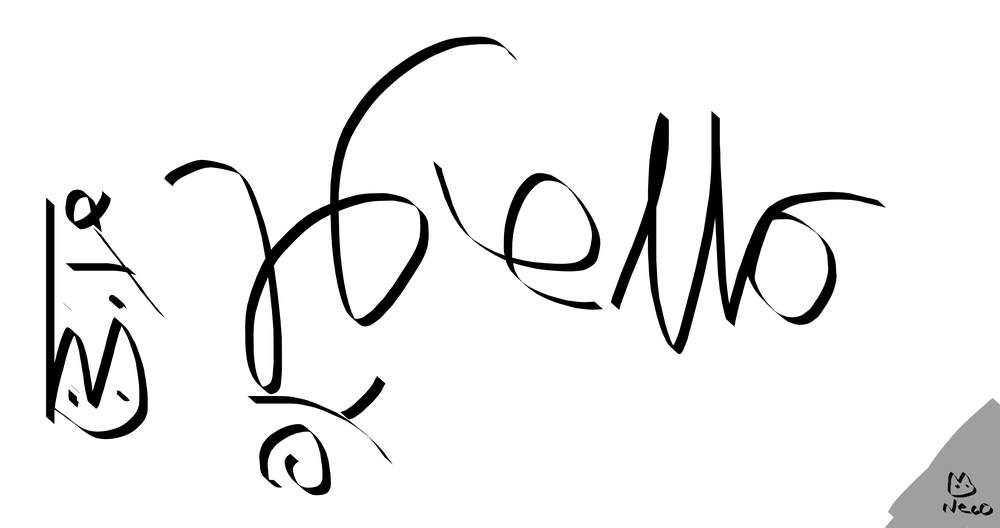
#> input picture hello_bye.png, 1000 x 528 px, shrunk from 6300 x 3329 before the run, found by its file name; the run also reads 1 picture not shown here
$ jupyter execute --allow-errors explore.ipynb
#> lines starting #> are read from the running program, lines starting #| are printed output that depends on the picture
[cell 1]
import os
from dotenv import load_dotenv
from web3 import Web3

from story_protocol_python_sdk import StoryClient

[cell 2]
load_dotenv()
private_key = os.getenv('WALLET_PRIVATE_KEY')
rpc_url = os.getenv('RPC_PROVIDER_URL')

# Initialize Web3
#> (the rest of this cell did not finish here and is left out)

#> (a cell that did not finish here is left out)

#> (a cell that did not finish here is left out)

#> (a cell that did not finish here is left out)

#> (a cell that did not finish here is left out)

#> (a cell that did not finish here is left out)

#> (a cell that did not finish here is left out)

#> (a cell that did not finish here is left out)

[cell 10]
try:
  response_a = story_client.License.attachLicenseTerms(
    ip_id="0x234B4a0bBC330598aCe669616B9Eff465bd4F3ea",
    license_template="0x260B6CB6284c89dbE660c0004233f7bB99B5edE7",
    license_terms_id=3
  )
  print(f"Attached License Terms to IPA at transaction hash {response_a['txHash']}.")
except Exception as e:
  print("License Terms already attached to this IPA")

[cell 11]
import cv2
import numpy as np

[cell 12]
def concatenate_images_opencv(image_paths, horizontal=True):
#> called with horizontal = False
    images = [cv2.imread(img_path) for img_path in image_paths]
#> images = 3 items

    if horizontal:
        concatenated_image = np.hstack(images)
    else:
        concatenated_image = np.vstack(images)
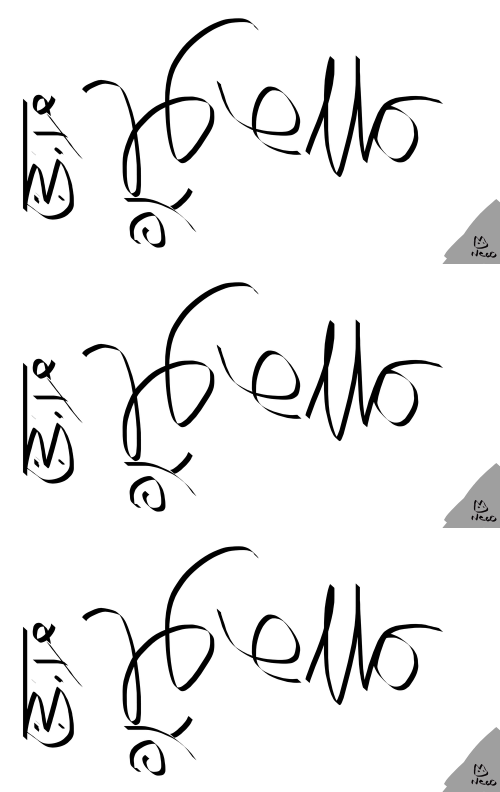
#> concatenated_image: shape (1584, 1000, 3) (shown at 1/2 size); mean of channels 0, 1, 2 237.7, 237.7, 237.7; drawn as B, G, R

    return concatenated_image

# Example usage
paths = ['hello_bye.png', 'hello_bye_copy.png', 'hello_bye_copy.png']
result_image = concatenate_images_opencv(paths, horizontal=False)
cv2.imwrite('concatenated_image_vertical.jpg', result_image)
#> Out = True

[cell 13]
img = cv2.imread('hello_bye.png')
#> img is the input picture: shape (528, 1000, 3); mean B, G, R 237.7, 237.7, 237.7
img.shape
#> Out = (528, 1000, 3)

[cell 14]
def grab_background_color(image, approach):
#> called with approach = 'corners_and_edges'
    h, w, _ = image.shape
#> h = 528; w = 1000
    majority_vote = dict()
    if approach == "corners_and_edges":
        for i in range(h):
            try:
                majority_vote[tuple(image[i, 0, :])] += 1
            except KeyError:
                majority_vote[tuple(image[i, 0, :])] = 1

            try:
                majority_vote[tuple(image[i, -1, :])] += 1
            except KeyError:
                majority_vote[tuple(image[i, -1, :])] = 1
#> after the loop, majority_vote = {(255, 255, 255): 931, (254, 254, 254): 1, (184, 184, 184): 1, (155, 155, 155): 1, (160, 160, 160): 1, (159, 159, 159): 121}

        for j in range(1, w-1):
            try:
                majority_vote[tuple(image[0, j, :])] += 1
            except KeyError:
                majority_vote[tuple(image[0, j, :])] = 1

            try:
                majority_vote[tuple(image[-1, j, :])] += 1
            except KeyError:
                majority_vote[tuple(image[-1, j, :])] = 1
#> after the loop, majority_vote = 13 items

    max_count, max_combi = 0, None
    for color_combination, count in majority_vote.items():
        if count > max_count:
            max_count= count
            max_combi = color_combination
#> this loop made 13 passes
#> (count, max_count, max_combi) on pass 1: (2811, 2811, (255, 255, 255))
#> (color_combination, count) on passes 2 to 7: ((254, 254, 254), 2), ((184, 184, 184), 2), ((155, 155, 155), 1), ((160, 160, 160), 1), ((159, 159, 159), 228), ((253, 253, 253), 1)
#> after the loop, max_count = 2811
    return max_combi

# [7 lines left out: function concatenate_images_inline, not called in this run]

[cell 15]
import json
CURRENT_PATH = os.getenv('CURRENT_PATH')
#> (the rest of this cell did not finish here and is left out)

[cell 16]
# [35 lines left out: functions add_text_alignment_check, __add_text_to_image_inline, __add_text_to_image_path, not called in this run]

[cell 17]
def create_pad(color, height, width, depth=3):
    return np.ones((height, width, depth))*color

# [5 lines left out: function add_padding_for_text, not called in this run]

#> (a cell that did not finish here is left out)

[cell 19]
grab_background_color(img, "corners_and_edges")
#> Out = (255, 255, 255)

def add_text_alignment_check(
        image_path: list, text: str,
        position: tuple, alignment: str,
        font, font_scale: int, font_color: tuple, font_thickness: int
        ):
    """
    add text as well as where it's aligned. By default it's left aligned from the position
    """
    if alignment == "right":
        (text_w, text_h), _ = cv2.getTextSize(text, font, font_scale, font_thickness)
        position = (position[0]-text_w, position[1]+text_h)
    elif alignment == "center":
        (text_w, text_h), _ = cv2.getTextSize(text, font, font_scale, font_thickness)
        position = (position[0]-text_w//2, position[1]+text_h//2)
    if inline is True:
        return __add_text_to_image_inline()
    else:
        return __add_text_to_image_path(image_path, text, position, font, font_scale, font_color, font_thickness)

def __add_text_to_image_path(image_path, text, position, font=cv2.FONT_ITALIC, font_scale=1, font_color=(255, 0, 0), font_thickness=50):
    # Read the image
    image = cv2.imread(image_path)

    # Add text to the image
    cv2.putText(image, text, position, font, font_scale, font_color, font_thickness)

    return image

[cell 20]
image_path = 'hello_bye.png'
text = 'Hello, World!'

img = cv2.imread(image_path)
h, w, c = img.shape
#> h = 528; w = 1000; c = 3
center_y, center_x = h//2, w//2
#> center_y = 264; center_x = 500

# position = (center_y, center_x)  # Position (x, y) where the text will be placed # TODO: write eq for positioning based on image dimension
position = (center_x, center_y)
#> position = (500, 264)

##
#> (the rest of this cell did not finish here and is left out)
